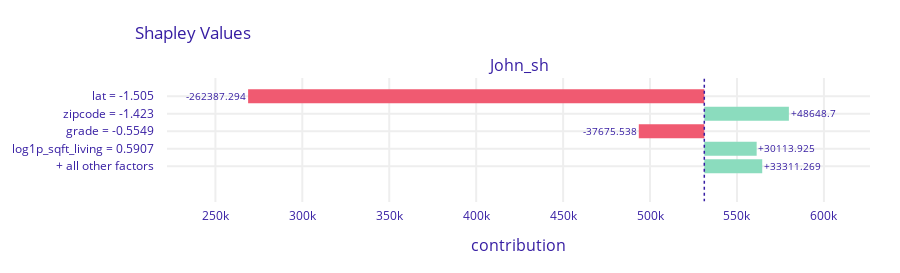

The notebook cell this image was saved under:
### Code cell
john_sh.plot(max_vars=5)

### Figure 1 — Plotly figure (JSON) as saved in the notebook; plotly's stock layout.template omitted (floating-point values rounded to 4 significant figures)
{"data": [{"base": 531200.0, "hoverinfo": "text", "hoverlabel": {"bgcolor": "rgba(0,0,0,0.8)"}, "hovertext": ["Average response: 531207.4<br>Prediction: 343218.4<br>lat = -1.505<br>decreases average response <br>by 262387.294", "Average response: 531207.4<br>Prediction: 343218.4<br>zipcode = -1.423<br>increases average response <br>by 48648.7", "Average response: 531207.4<br>Prediction: 343218.4<br>grade = -0.5549<br>decreases average response <br>by 37675.538", "Average response: 531207.4<br>Prediction: 343218.4<br>log1p_sqft_living = 0.5907<br>increases average response <br>by 30113.925", "Average response: 531207.4<br>Prediction: 343218.4<br>+ all other factors<br>increases average response <br>by 33311.269"], "marker": {"color": ["#f05a71", "#8bdcbe", "#f05a71", "#8bdcbe", "#8bdcbe"]}, "orientation": "h", "showlegend": false, "text": ["-262387.294", "+48648.7", "-37675.538", "+30113.925", "+33311.269"], "textposition": "outside", "type": "bar", "x": [-262400.0, 48650.0, -37680.0, 30110.0, 33310.0], "xaxis": "x", "y": ["lat = -1.505", "zipcode = -1.423", "grade = -0.5549", "log1p_sqft_living = 0.5907", "+ all other factors"], "yaxis": "y"}], "layout": {"annotations": [{"font": {"size": 16}, "showarrow": false, "text": "John_sh", "x": 0.5, "xanchor": "center", "xref": "paper", "y": 1, "yanchor": "bottom", "yref": "paper"}, {"font": {"size": 16}, "showarrow": false, "text": "contribution", "x": 0.5, "xanchor": "center", "xref": "paper", "y": 0, "yanchor": "top", "yref": "paper", "yshift": -30}], "font": {"color": "#371ea3"}, "height": 273, "margin": {"b": 71, "r": 30, "t": 78}, "shapes": [{"line": {"color": "#371ea3", "dash": "dot", "width": 1.5}, "type": "line", "x0": 531200.0, "x1": 531200.0, "xref": "x", "y0": -1, "y1": 6, "yref": "y"}], "title": {"text": "Shapley Values", "x": 0.15}, "xaxis": {"anchor": "y", "automargin": true, "domain": [0, 1], "fixedrange": true, "gridwidth": 2, "range": [222200.0, 626500.0], "tickcolor": "white", "ticklen": 3, "ticks": "outside", "type": "linear", "zeroline": false}, "yaxis": {"anchor": "x", "automargin": true, "autorange": "reversed", "domain": [0, 1], "fixedrange": true, "gridwidth": 2, "tickcolor": "white", "ticklen": 10, "ticks": "outside", "type": "category"}}}
